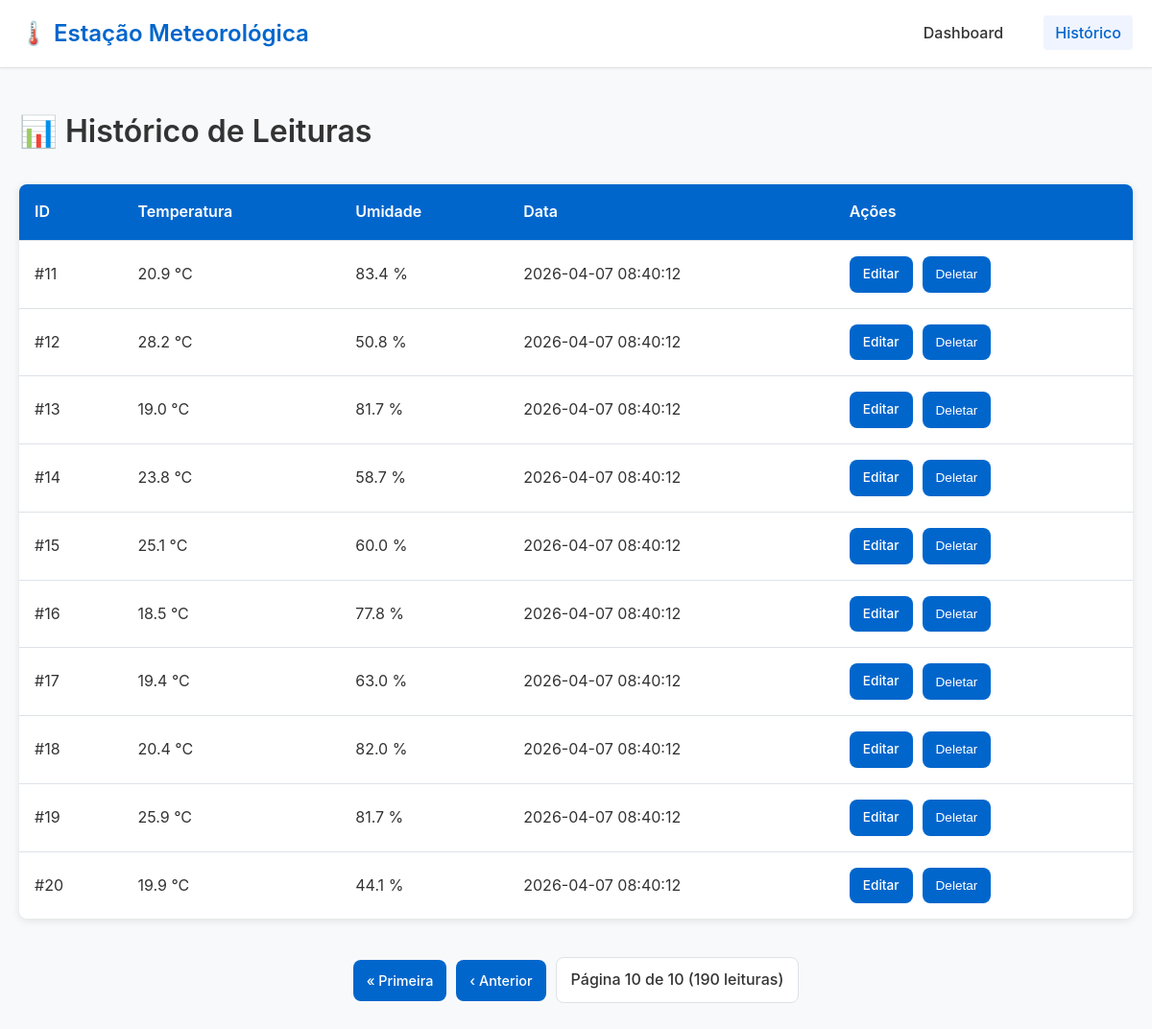
Screenshot of /leituras?pagina=10 with the database file from the repository.
### tables this page shows
CREATE TABLE leituras (
    id          INTEGER PRIMARY KEY AUTOINCREMENT,
    temperatura REAL    NOT NULL,
    umidade     REAL    NOT NULL,
    pressao     REAL,
    localizacao TEXT    DEFAULT 'Lab',
    timestamp   DATETIME DEFAULT (datetime('now', 'localtime'))
);

### app.py (the view)
@app.route('/leituras', methods=['GET'])
def listar():
    pagina  = int(request.args.get('pagina', 1))
    limite  = int(request.args.get('limite', 20))
    offset  = (pagina - 1) * limite
    leituras = listar_leituras(limite=limite, offset=offset)
    total = contar_leituras()
    total_paginas = (total + limite - 1) // limite  # Calcula o teto da divisão
    if quer_json():
        return jsonify({'pagina': pagina, 'limite': limite, 'leituras': leituras, 'total': total})
    return render_template('historico.html', leituras=leituras,
                           pagina=pagina, limite=limite, total=total, total_paginas=total_paginas)

### app.py (called while the page is built)
def quer_json():
    return (request.args.get('formato') == 'json' or
            request.accept_mimetypes.best == 'application/json')

### database.py (called while the page is built)
def get_db_connection():
    conn = sqlite3.connect(DB_PATH, timeout=10)
    conn.execute('PRAGMA journal_mode=WAL')   # permite leitura/escrita simultânea
    conn.execute('PRAGMA busy_timeout=5000')  # espera até 5s antes de lançar erro
    conn.row_factory = sqlite3.Row            # acesso por nome de coluna
    return conn

def listar_leituras(limite: int = 50, offset: int = 0) -> list:
    conn = get_db_connection()
    rows = conn.execute(
        'SELECT * FROM leituras ORDER BY timestamp DESC LIMIT ? OFFSET ?',
        (limite, offset)
    ).fetchall()
    conn.close()
    return [dict(r) for r in rows]

def contar_leituras() -> int:
    conn = get_db_connection()
    row = conn.execute('SELECT COUNT(*) as total FROM leituras').fetchone()
    conn.close()
    return row['total'] if row else 0

### templates/historico.html (shortened to what this page needs)
{% extends "base.html" %}
{% block content %}
<div class="section">
    <h1>📊 Histórico de Leituras</h1>
    <table>
        <thead>
            <tr>
                <th>ID</th>
                <th>Temperatura</th>
                <th>Umidade</th>
                <th>Data</th>
                <th>Ações</th>
            </tr>
        </thead>
        <tbody>
            {% for leitura in leituras %}
            <tr>
                <td>#{{ leitura.id }}</td>
                <td>{{ leitura.temperatura }} °C</td>
                <td>{{ leitura.umidade }} %</td>
                <td>{{ leitura.timestamp }}</td>
                <td>
                    <div class="actions">
                        <a href="/leituras/{{ leitura.id }}/editar" class="btn">Editar</a>
                        <button type="button" onclick="deletar({{ leitura.id }})">Deletar</button>
                    </div>
                </td>
            </tr>
            {% endfor %}
        </tbody>
    </table>
    {% if total_paginas > 1 %}
    <div class="pagination">
        {% if pagina > 1 %}
        <a href="/leituras?pagina=1" class="btn">« Primeira</a>
        <a href="/leituras?pagina={{ pagina - 1 }}" class="btn">‹ Anterior</a>
        {% endif %}
        <span class="page-info">Página {{ pagina }} de {{ total_paginas }} ({{ total }} leituras)</span>
    </div>
    {% endif %}
</div>
{% endblock %}

### static/css/style.css (style rules this page uses)
* { margin: 0; padding: 0; box-sizing: border-box; }
:root { --primary-color: #0066cc; --primary-dark: #0052a3; --background-color: #f8f9fa; --text-color: #333; --text-light: #666; --border-color: #dee2e6; --white: #ffffff; --shadow: 0 2px 8px rgba(0, 0, 0, 0.1); --shadow-hover: 0 4px 16px rgba(0, 0, 0, 0.15); --radius: 8px; }
html, body { height: auto; }
body { font-family: -apple-system, BlinkMacSystemFont, 'Segoe UI', 'Roboto', 'Oxygen', 'Ubuntu', 'Cantarell', sans-serif; background-color: var(--background-color); color: var(--text-color); line-height: 1.6; }
h1 { font-size: 2rem; margin-bottom: 30px; color: var(--text-color); font-weight: 600; }
button, .btn { background-color: var(--primary-color); color: var(--white); border: none; padding: 10px 18px; border-radius: var(--radius); font-size: 0.95rem; font-weight: 500; cursor: pointer; transition: all 0.3s ease; text-decoration: none; display: inline-block; }
table { width: 100%; border-collapse: collapse; background-color: var(--white); margin-bottom: 40px; box-shadow: var(--shadow); border-radius: var(--radius); overflow: hidden; }
th { background-color: var(--primary-color); color: var(--white); font-weight: 600; text-align: left; }
th, td { padding: 16px; border-bottom: 1px solid var(--border-color); }
tr:last-child td { border-bottom: none; }
.actions { display: flex; gap: 10px; }
.actions button, .actions a { padding: 8px 14px; font-size: 0.85rem; }
.pagination { display: flex; justify-content: center; align-items: center; gap: 10px; margin-top: 30px; flex-wrap: wrap; }
.pagination .btn { padding: 10px 14px; font-size: 0.9rem; min-width: auto; }
.page-info { background-color: var(--white); padding: 10px 15px; border-radius: var(--radius); border: 1px solid var(--border-color); font-weight: 500; color: var(--text-color); }

### rows the page displays
leituras: id "11", temperatura "20.9", umidade "83.4", timestamp "2026-04-07 08:40:12"
leituras: id "12", temperatura "28.2", umidade "50.8", timestamp "2026-04-07 08:40:12"
leituras: id "13", temperatura "19.0", umidade "81.7", timestamp "2026-04-07 08:40:12"
leituras: id "14", temperatura "23.8", umidade "58.7", timestamp "2026-04-07 08:40:12"
leituras: id "15", temperatura "25.1", umidade "60.0", timestamp "2026-04-07 08:40:12"
leituras: id "16", temperatura "18.5", umidade "77.8", timestamp "2026-04-07 08:40:12"
leituras: id "17", temperatura "19.4", umidade "63.0", timestamp "2026-04-07 08:40:12"
leituras: id "18", temperatura "20.4", umidade "82.0", timestamp "2026-04-07 08:40:12"
leituras: id "19", temperatura "25.9", umidade "81.7", timestamp "2026-04-07 08:40:12"
leituras: id "20", temperatura "19.9", umidade "44.1", timestamp "2026-04-07 08:40:12"

### other values shown
{{ pagina }} "10"
{{ total_paginas }} "10"
{{ total }} "190"
